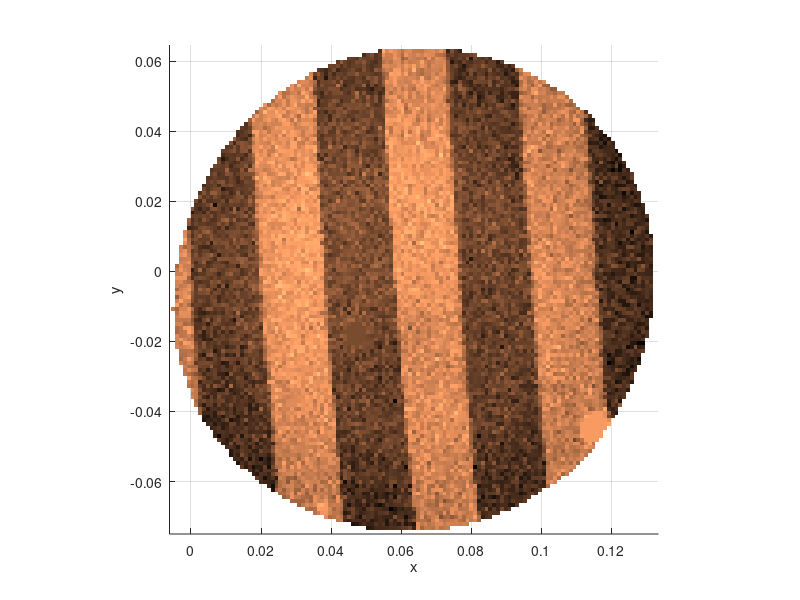
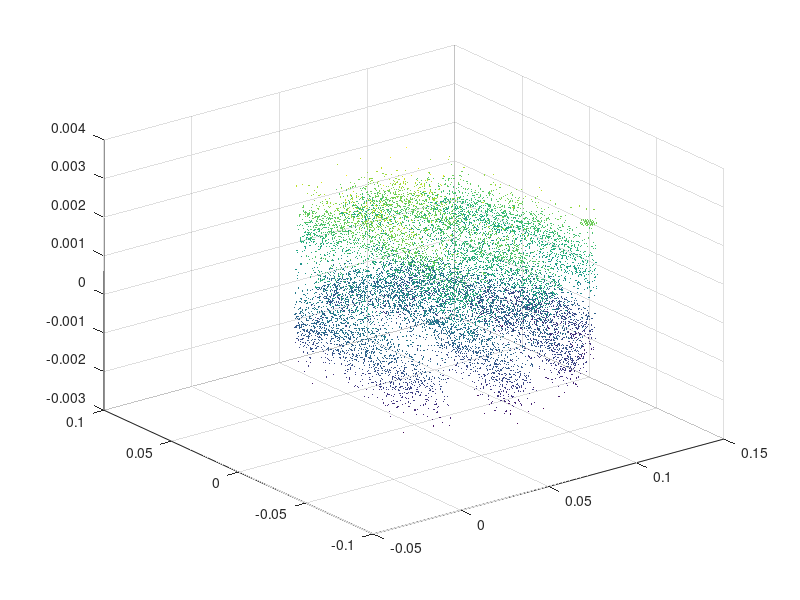

These figures' MATLAB source, in order:
% generate surface from data points
%
% process the experiment data; AFM grid calibration; 
% spiral scanning pattern; scanning rate: 20Hz; sampling rate: 20000Hz
% create the surface with delaunayTriangulation interpolation
% zwy 20190125

clear
% close all
clc
%%
load('s20_processed_datapoints.mat');
x1_test = linspace(min(x),max(x),128);
x2_test = linspace(min(y),max(y),128);
[X1_test,X2_test] = meshgrid(x1_test,x2_test);

% Interpolation
m = griddata(x,y,z,X1_test(:),X2_test(:));

% % Exterpolation
% F = scatteredInterpolant(x,y,z);
% m = F(X1_test(:),X2_test(:));

figure
surf(X1_test,X2_test,reshape(m,length(x2_test),length(x1_test)),'EdgeColor','none')
colormap(copper)
axis equal; xlabel('x'); ylabel('y'); view([0 90])
% figure, scatter3(X1_test(:), X2_test(:), m*100,5,m*100,'.')   % verify

% Why it is circle but not rectangular? Because m includes NaN.
% GRIDDATA is an interpolation algorithm.
% scatter3(X1_test(:), X2_test(:), zeros(length(X1_test(:)),1),5,m*100,'.') %circle
% scatter3(X1_test(:), X2_test(:), zeros(length(X1_test(:)),1),5,'.') % rectangular

%% delete NaN
nan_flags = isnan(m);
m(nan_flags) = []; X1_test_vec = X1_test(:); X2_test_vec = X2_test(:);
X1_test_vec(nan_flags) = []; X2_test_vec(nan_flags) = [];
figure, scatter3(X1_test_vec,X2_test_vec,m,5,m*100,'.');








